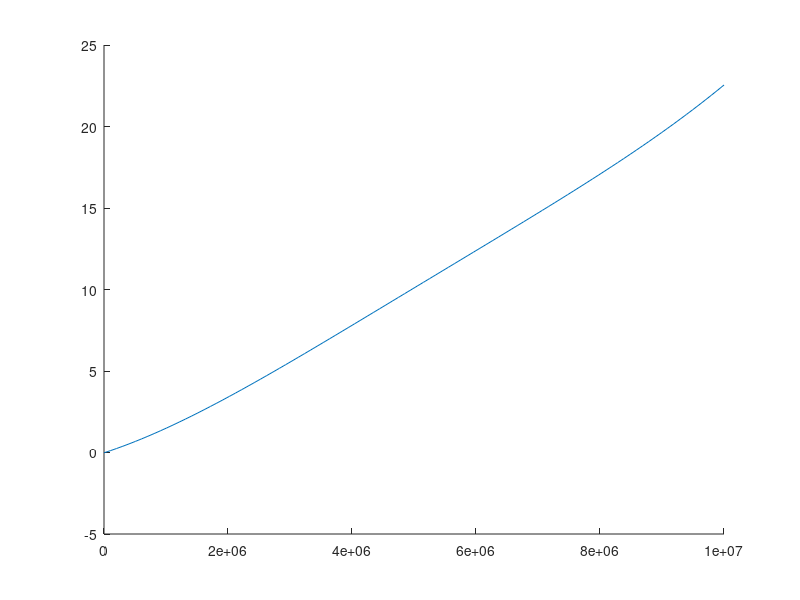

The MATLAB source for this figure: (Note: this script raises an error after producing the figure.)
x = [100, 1000, 5000, 10000, 50000, 200000, 400000, 600000, 800000, 1000000, 2000000, 3000000, 4000000, 5000000, 6000000, 7000000, 8000000, 9000000, 10000000]

tiempo_real = [0.0006430149,0.0011920929,0.0038630962,0.0077760220,0.0449399948,0.2023949623,0.4814920425,0.7925539017,1.1468989849,1.5021829605,3.4618101120,5.5703141689,7.7122220993,10.0891699791,12.3830151558,14.7475128174,17.1137609482,19.5558428764,22.5793399811]

n = 4
p=polyfit(x,tiempo_real,n)
xi=linspace(100,10000000);
z=polyval(p,xi)

hold on

poly = plot(xi, z)
poly.Color = 'r'
poly.Marker = 'o'

t_real = plot(x, tiempo_real)
t_real.Marker = 'o'
t_real.Color = 'b'

hold off